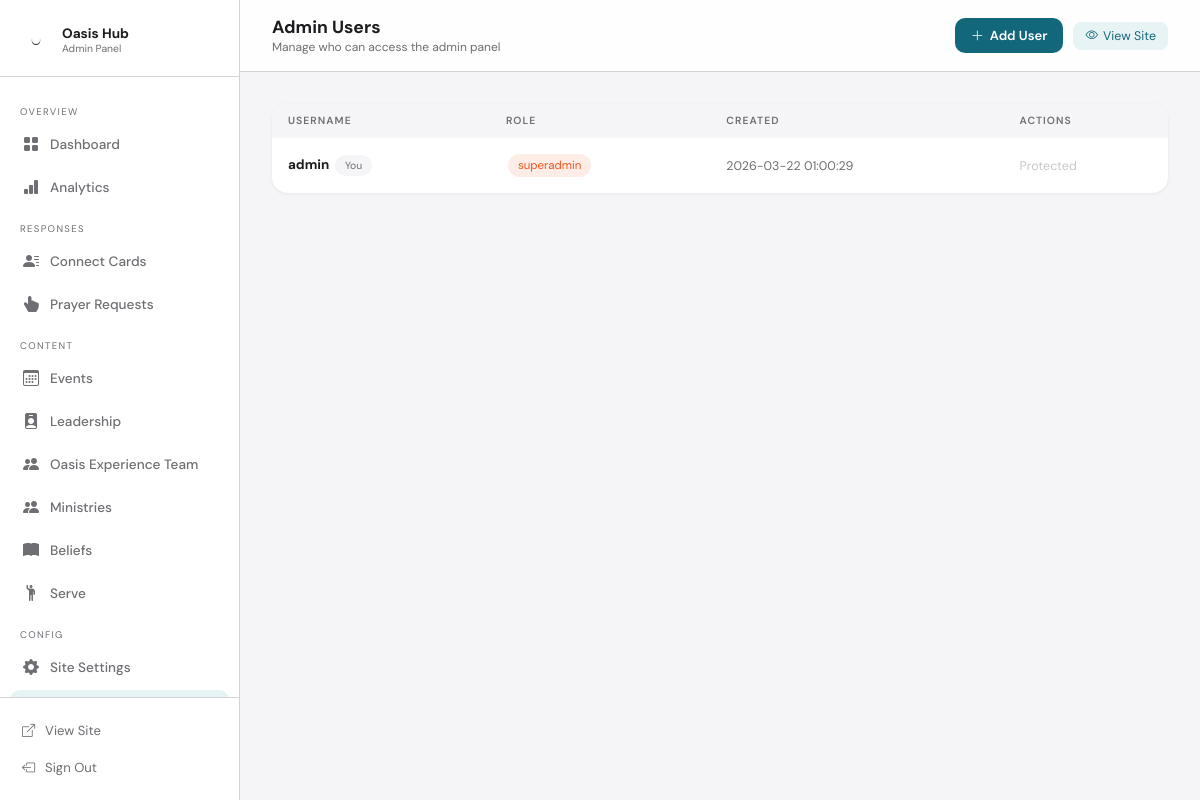
/admin/users (signed in), run on the app's committed database.
### tables this page shows
CREATE TABLE admin_users (
        id INTEGER PRIMARY KEY AUTOINCREMENT,
        username TEXT UNIQUE NOT NULL,
        password TEXT NOT NULL,
        role TEXT DEFAULT 'editor',
        created_at TEXT DEFAULT CURRENT_TIMESTAMP
    );

### member.py (the view)
@app.route('/admin/users')
@superadmin_required
def admin_users():
    conn=get_db(); u=conn.execute("SELECT * FROM admin_users ORDER BY id").fetchall(); conn.close()
    return render_template('admin/users.html',users=u)

### member.py (called while the page is built)
def get_db():
    conn = sqlite3.connect(DB)
    conn.row_factory = sqlite3.Row
    conn.execute("PRAGMA journal_mode=WAL")
    conn.execute("PRAGMA foreign_keys=ON")
    return conn

def superadmin_required(f):
    @wraps(f)
    def dec(*a,**kw):
        if not session.get('admin_logged_in'): return redirect(url_for('admin_login'))
        if session.get('admin_role')!='superadmin':
            flash('Superadmin only.','info'); return redirect(url_for('admin_dashboard'))
        return f(*a,**kw)
    return dec

### templates/admin/users.html (shortened to what this page needs)
{% extends "admin/base.html" %}
{% block page_title %}Admin Users{% endblock %}
{% block page_sub %}Manage who can access the admin panel{% endblock %}
{% block topbar_actions %}<a href="{{ url_for('admin_user_new') }}" class="btn btn-primary"><i class="bi bi-plus-lg"></i> Add User</a>{% endblock %}
{% block content %}
<div class="card">
  <table>
    <thead><tr><th>Username</th><th>Role</th><th>Created</th><th>Actions</th></tr></thead>
    <tbody>
    {% for u in users %}
    <tr>
      <td><b>{{ u.username }}</b>{% if u.username == session.admin_user %} <span class="tag" style="font-size:0.65rem;">You</span>{% endif %}</td>
      <td><span class="tag" style="{% if u.role=='superadmin' %}background:rgba(242,84,27,0.1);color:#F2541B;{% endif %}">{{ u.role }}</span></td>
      <td style="color:#6e6e73;font-size:0.78rem;">{{ u.created_at or '—' }}</td>
      <td>
        {% if u.id != 1 and u.username != session.admin_user %}
        <form method="POST" action="{{ url_for('admin_user_delete', uid=u.id) }}" style="display:inline;" onsubmit="return confirm('Remove {{ u.username }}?')">
          <button type="submit" class="btn btn-danger btn-sm"><i class="bi bi-trash"></i> Remove</button>
        </form>
        {% else %}
        <span style="color:#c7c7cc;font-size:0.78rem;">Protected</span>
        {% endif %}
      </td>
    </tr>
    {% endfor %}
    </tbody>
  </table>
</div>
{% endblock %}

### templates/admin/base.html (style rules this page uses)
:root { --teal: #13677A; --teal-light: #e8f3f5; --orange: #F2541B; --orange-light: #fef1ec; --bg: #F5F5F7; --card: #fff; --text: #1d1d1f; --sub: #6e6e73; --line: #d2d2d7; --sidebar: 240px; --success: #34c759; --danger: #ff3b30; --info: #007aff; }
* { margin:0; padding:0; box-sizing:border-box; }
body { font-family:'DM Sans',sans-serif; background:var(--bg); color:var(--text); display:flex; min-height:100vh; }
.btn { display: inline-flex; align-items: center; gap: 6px; padding: 9px 16px; border-radius: 10px; font-family: 'DM Sans', sans-serif; font-size: 0.82rem; font-weight: 600; border: none; cursor: pointer; text-decoration: none; transition: opacity 0.15s, transform 0.15s; }
.btn-primary { background: var(--teal); color: #fff; }
.card { background: var(--card); border-radius: 16px; box-shadow: 0 1px 4px rgba(0,0,0,0.06); overflow: hidden; }
table { width: 100%; border-collapse: collapse; }
th { text-align: left; font-size: 0.65rem; font-weight: 600; letter-spacing: 0.1em; text-transform: uppercase; color: var(--sub); padding: 10px 16px; background: var(--bg); }
td { padding: 14px 16px; font-size: 0.84rem; border-top: 1px solid var(--bg); }
.tag { display: inline-block; background: var(--bg); color: var(--sub); font-size: 0.72rem; padding: 4px 10px; border-radius: 20px; margin: 2px; }

### data on the page
admin_users: username "admin", shows "You", role "superadmin", created_at "2026-03-22 01:00:29", shows "Protected"
